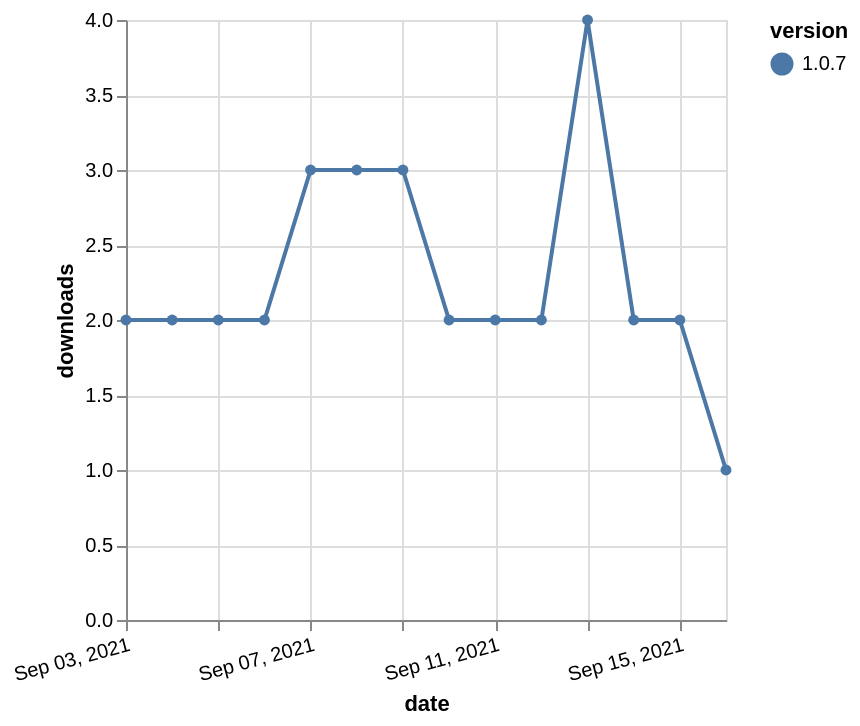

Vega-Lite specification for this chart:
### Vega-Lite specification from a JSON file in a GitHub repository (floating-point values rounded to 4 significant figures)
{"$schema": "https://vega.github.io/schema/vega-lite/v5.json", "description": "A simple bar chart with embedded data.", "data": {"values": [{"date": "2021-09-03", "total": 2643, "delta": 2, "version": "1.0.7"}, {"date": "2021-09-04", "total": 2645, "delta": 2, "version": "1.0.7"}, {"date": "2021-09-05", "total": 2647, "delta": 2, "version": "1.0.7"}, {"date": "2021-09-06", "total": 2649, "delta": 2, "version": "1.0.7"}, {"date": "2021-09-07", "total": 2652, "delta": 3, "version": "1.0.7"}, {"date": "2021-09-08", "total": 2655, "delta": 3, "version": "1.0.7"}, {"date": "2021-09-09", "total": 2658, "delta": 3, "version": "1.0.7"}, {"date": "2021-09-10", "total": 2660, "delta": 2, "version": "1.0.7"}, {"date": "2021-09-11", "total": 2662, "delta": 2, "version": "1.0.7"}, {"date": "2021-09-12", "total": 2664, "delta": 2, "version": "1.0.7"}, {"date": "2021-09-13", "total": 2668, "delta": 4, "version": "1.0.7"}, {"date": "2021-09-14", "total": 2670, "delta": 2, "version": "1.0.7"}, {"date": "2021-09-15", "total": 2672, "delta": 2, "version": "1.0.7"}, {"date": "2021-09-16", "total": 2673, "delta": 1, "version": "1.0.7"}]}, "width": "container", "mark": {"type": "line", "point": {"filled": true}}, "encoding": {"x": {"field": "date", "type": "temporal", "timeUnit": "yearmonthdate", "title": "date", "axis": {"labelAngle": -15}}, "y": {"field": "delta", "type": "quantitative", "title": "downloads"}, "color": {"field": "version", "type": "nominal"}, "tooltip": {"field": "delta"}}}
